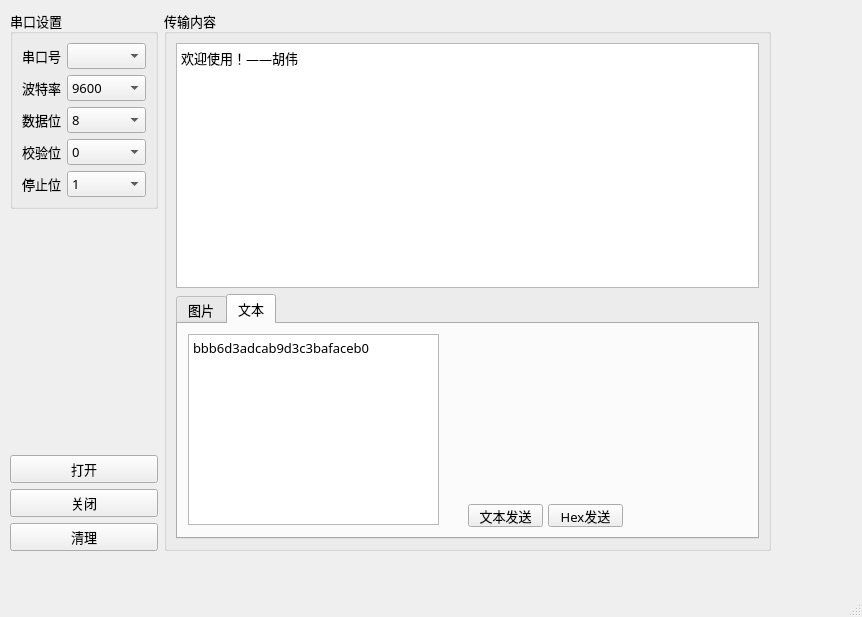
<?xml version="1.0" encoding="UTF-8"?>
<ui version="4.0">
 <class>mainWindow</class>
 <widget class="QMainWindow" name="mainWindow">
  <property name="geometry">
   <rect>
    <x>0</x>
    <y>0</y>
    <width>862</width>
    <height>617</height>
   </rect>
  </property>
  <property name="windowTitle">
   <string>打印机</string>
  </property>
  <widget class="QWidget" name="centralwidget">
   <property name="font">
    <font>
     <family>Microsoft YaHei</family>
     <pointsize>10</pointsize>
    </font>
   </property>
   <widget class="QWidget" name="horizontalLayoutWidget">
    <property name="geometry">
     <rect>
      <x>10</x>
      <y>10</y>
      <width>761</width>
      <height>541</height>
     </rect>
    </property>
    <layout class="QHBoxLayout" name="horizontalLayout" stretch="0,3">
     <property name="sizeConstraint">
      <enum>QLayout::SetDefaultConstraint</enum>
     </property>
     <item>
      <layout class="QVBoxLayout" name="verticalLayout_4">
       <item>
        <widget class="QGroupBox" name="portGroupBox">
         <property name="title">
          <string>串口设置</string>
         </property>
         <layout class="QFormLayout" name="formLayout_2">
          <item row="0" column="0">
           <widget class="QLabel" name="label">
            <property name="text">
             <string>串口号</string>
            </property>
           </widget>
          </item>
          <item row="0" column="1">
           <widget class="QComboBox" name="portNameBox"/>
          </item>
          <item row="1" column="0">
           <widget class="QLabel" name="label_2">
            <property name="text">
             <string>波特率</string>
            </property>
           </widget>
          </item>
          <item row="1" column="1">
           <widget class="QComboBox" name="baudRateBox">
            <item>
             <property name="text">
              <string>9600</string>
             </property>
            </item>
           </widget>
          </item>
          <item row="2" column="0">
           <widget class="QLabel" name="label_3">
            <property name="text">
             <string>数据位</string>
            </property>
           </widget>
          </item>
          <item row="2" column="1">
           <widget class="QComboBox" name="bytesize">
            <item>
             <property name="text">
              <string>8</string>
             </property>
            </item>
            <item>
             <property name="text">
              <string>7</string>
             </property>
            </item>
            <item>
             <property name="text">
              <string>6</string>
             </property>
            </item>
           </widget>
          </item>
          <item row="3" column="0">
           <widget class="QLabel" name="label_4">
            <property name="text">
             <string>校验位</string>
            </property>
           </widget>
          </item>
          <item row="3" column="1">
           <widget class="QComboBox" name="parity">
            <item>
             <property name="text">
              <string>0</string>
             </property>
            </item>
            <item>
             <property name="text">
              <string>1</string>
             </property>
            </item>
           </widget>
          </item>
          <item row="4" column="0">
           <widget class="QLabel" name="label_5">
            <property name="text">
             <string>停止位</string>
            </property>
           </widget>
          </item>
          <item row="4" column="1">
           <widget class="QComboBox" name="stopbits">
            <item>
             <property name="text">
              <string>1</string>
             </property>
            </item>
            <item>
             <property name="text">
              <string>0</string>
             </property>
            </item>
           </widget>
          </item>
         </layout>
        </widget>
       </item>
       <item>
        <spacer name="verticalSpacer">
         <property name="orientation">
          <enum>Qt::Vertical</enum>
         </property>
         <property name="sizeHint" stdset="0">
          <size>
           <width>20</width>
           <height>40</height>
          </size>
         </property>
        </spacer>
       </item>
       <item>
        <widget class="QPushButton" name="openBtn">
         <property name="text">
          <string>打开</string>
         </property>
        </widget>
       </item>
       <item>
        <widget class="QPushButton" name="closeBtn">
         <property name="text">
          <string>关闭</string>
         </property>
        </widget>
       </item>
       <item>
        <widget class="QPushButton" name="clearBtn">
         <property name="text">
          <string>清理</string>
         </property>
        </widget>
       </item>
      </layout>
     </item>
     <item>
      <widget class="QGroupBox" name="groupBox">
       <property name="title">
        <string>传输内容</string>
       </property>
       <layout class="QVBoxLayout" name="verticalLayout">
        <item>
         <widget class="QTextBrowser" name="textBrowser">
          <property name="html">
           <string>&lt;!DOCTYPE HTML PUBLIC &quot;-//W3C//DTD HTML 4.0//EN&quot; &quot;http://www.w3.org/TR/REC-html40/strict.dtd&quot;&gt;
&lt;html&gt;&lt;head&gt;&lt;meta name=&quot;qrichtext&quot; content=&quot;1&quot; /&gt;&lt;style type=&quot;text/css&quot;&gt;
p, li { white-space: pre-wrap; }
&lt;/style&gt;&lt;/head&gt;&lt;body style=&quot; font-family:'Microsoft YaHei'; font-size:10pt; font-weight:400; font-style:normal;&quot;&gt;
&lt;p style=&quot; margin-top:0px; margin-bottom:0px; margin-left:0px; margin-right:0px; -qt-block-indent:0; text-indent:0px;&quot;&gt;欢迎使用！——胡伟&lt;/p&gt;&lt;/body&gt;&lt;/html&gt;</string>
          </property>
         </widget>
        </item>
        <item>
         <widget class="QTabWidget" name="tabWidget">
          <property name="currentIndex">
           <number>1</number>
          </property>
          <widget class="QWidget" name="tab">
           <attribute name="title">
            <string>图片</string>
           </attribute>
           <widget class="QPushButton" name="selectImageBtn">
            <property name="geometry">
             <rect>
              <x>290</x>
              <y>180</y>
              <width>75</width>
              <height>23</height>
             </rect>
            </property>
            <property name="text">
             <string>选择图片</string>
            </property>
           </widget>
           <widget class="QPushButton" name="printImageBtn">
            <property name="geometry">
             <rect>
              <x>380</x>
              <y>180</y>
              <width>75</width>
              <height>23</height>
             </rect>
            </property>
            <property name="text">
             <string>打印图片</string>
            </property>
           </widget>
           <widget class="QGraphicsView" name="graphicsView">
            <property name="geometry">
             <rect>
              <x>10</x>
              <y>10</y>
              <width>256</width>
              <height>191</height>
             </rect>
            </property>
           </widget>
          </widget>
          <widget class="QWidget" name="tab_3">
           <attribute name="title">
            <string>文本</string>
           </attribute>
           <widget class="QTextEdit" name="textEdit">
            <property name="geometry">
             <rect>
              <x>10</x>
              <y>10</y>
              <width>251</width>
              <height>191</height>
             </rect>
            </property>
            <property name="html">
             <string>&lt;!DOCTYPE HTML PUBLIC &quot;-//W3C//DTD HTML 4.0//EN&quot; &quot;http://www.w3.org/TR/REC-html40/strict.dtd&quot;&gt;
&lt;html&gt;&lt;head&gt;&lt;meta name=&quot;qrichtext&quot; content=&quot;1&quot; /&gt;&lt;style type=&quot;text/css&quot;&gt;
p, li { white-space: pre-wrap; }
&lt;/style&gt;&lt;/head&gt;&lt;body style=&quot; font-family:'Microsoft YaHei'; font-size:10pt; font-weight:400; font-style:normal;&quot;&gt;
&lt;p style=&quot; margin-top:0px; margin-bottom:0px; margin-left:0px; margin-right:0px; -qt-block-indent:0; text-indent:0px;&quot;&gt;bbb6d3adcab9d3c3bafaceb0&lt;/p&gt;&lt;/body&gt;&lt;/html&gt;</string>
            </property>
           </widget>
           <widget class="QPushButton" name="hexBtn">
            <property name="geometry">
             <rect>
              <x>370</x>
              <y>180</y>
              <width>75</width>
              <height>23</height>
             </rect>
            </property>
            <property name="text">
             <string>Hex发送</string>
            </property>
           </widget>
           <widget class="QPushButton" name="textBtn">
            <property name="geometry">
             <rect>
              <x>290</x>
              <y>180</y>
              <width>75</width>
              <height>23</height>
             </rect>
            </property>
            <property name="text">
             <string>文本发送</string>
            </property>
           </widget>
          </widget>
         </widget>
        </item>
       </layout>
      </widget>
     </item>
    </layout>
   </widget>
  </widget>
  <widget class="QMenuBar" name="menubar">
   <property name="geometry">
    <rect>
     <x>0</x>
     <y>0</y>
     <width>862</width>
     <height>23</height>
    </rect>
   </property>
  </widget>
  <widget class="QStatusBar" name="statusbar"/>
 </widget>
 <resources/>
 <connections/>
</ui>
